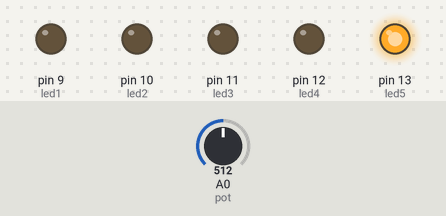
A sketch run on a simulated Arduino Uno, built with avr-gcc and run on an emulated ATmega328P. Parts: output pins drawn as LEDs (lit = HIGH). The inputs (shaded band) are chosen by the test bench; at power-on: A0 (pot) = 512.

Above: at 1.8 s.
1.9 s: A0 (pot) set to 172
3.4 s: A0 (pot) set to 159
At 4.6 s:
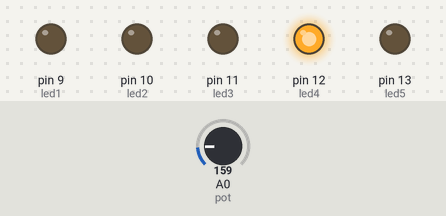
5.5 s: A0 (pot) set to 122
At 7.2 s:
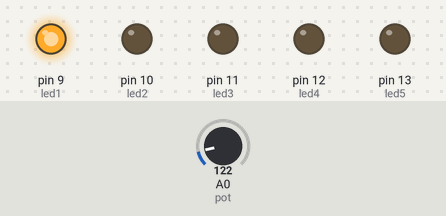
7.5 s: A0 (pot) set to 306
At 8.9 s:
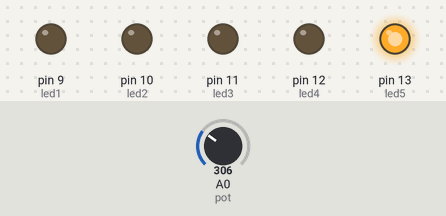
9.5 s: A0 (pot) set to 18
At 10.4 s:
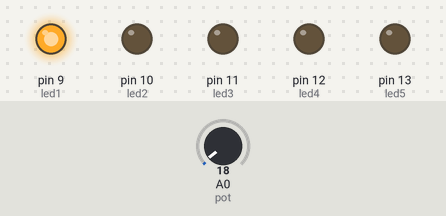
Timing chart, 0 to 12.5 s (numbered marks = the images above; inputs shaded):
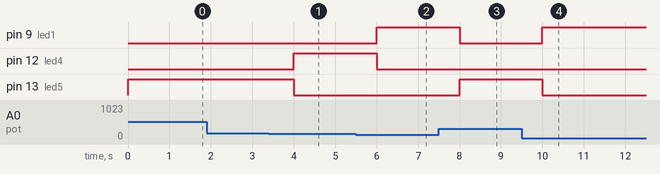

Measured:
- the behaviour switches between 160 and 159 on A0 (pot) (found by bisection; images 0 and 1)
- after the input at 3.4 s, pin 12 (led4): LOW → HIGH after 0.60 s; pin 13 (led5): HIGH → LOW after 0.60 s
- after the input at 5.5 s, pin 9 (led1): LOW → HIGH after 0.50 s; pin 12 (led4): HIGH → LOW after 0.50 s
- after the input at 7.5 s, pin 9 (led1): HIGH → LOW after 0.50 s; pin 13 (led5): LOW → HIGH after 0.50 s
- after the input at 9.5 s, pin 9 (led1): LOW → HIGH after 0.50 s; pin 13 (led5): HIGH → LOW after 0.50 s

The sketch:

TermometerLEDs.ino
```cpp
int pot = A0;
int led5 = 13;
int led4 = 12;
int led3 = 11;
int led2 = 10;
int led1 = 9;

void ledController (int, int);
void turnLedsOnOff(int);

void setup () {
  pinMode(pot, INPUT);
  pinMode(led1, OUTPUT);
  pinMode(led2, OUTPUT);
  pinMode(led3, OUTPUT);
  pinMode(led4, OUTPUT);
  pinMode(led5, OUTPUT);
  Serial.begin(9600);
}

void loop () {
  ledController(pot, 1000);
}

void ledController (int pinSensor, int timeBetweenReads) {
  int valueSensor = analogRead(pinSensor);
  float temp = valueSensor / 5.689;
  turnLedsOnOff(0); // turn all leds off
  if (temp < 25) {
    digitalWrite(led1, HIGH);
  }
  else if (temp >= 25 && temp < 26) {
    digitalWrite(led2, HIGH);
  }
  else if (temp >= 26 && temp < 27) {
    digitalWrite(led3, HIGH);
  }
  else if (temp >= 26 && temp < 28) {
    digitalWrite(led4, HIGH);
  }
  else if (temp > 28) {
    digitalWrite(led5, HIGH);
  }
  delay(timeBetweenReads);
}

void turnLedsOnOff(int state) {
  if (state == 0) {
    digitalWrite(led1, LOW);
    digitalWrite(led2, LOW);
    digitalWrite(led3, LOW);
    digitalWrite(led4, LOW);
    digitalWrite(led5, LOW);
  } else {
    digitalWrite(led1, HIGH);
    digitalWrite(led2, HIGH);
    digitalWrite(led3, HIGH);
    digitalWrite(led4, HIGH);
    digitalWrite(led5, HIGH);
  }
}
```
